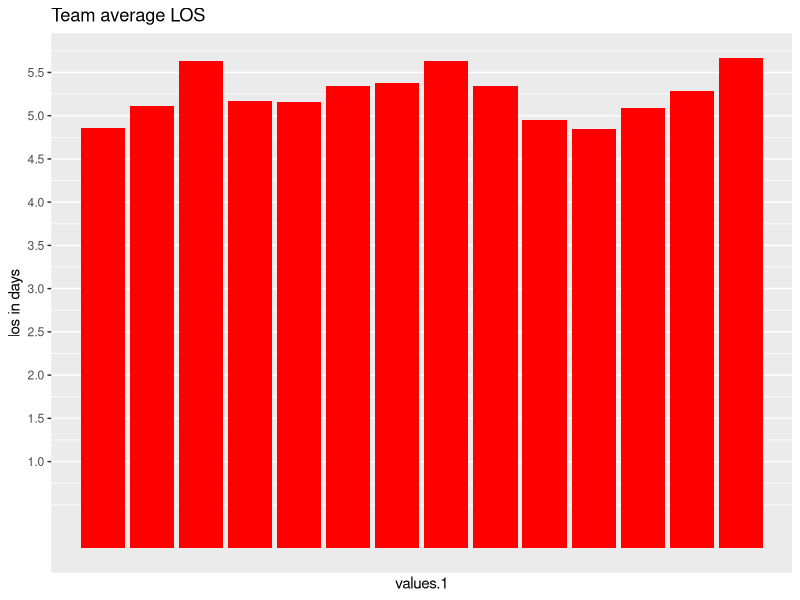
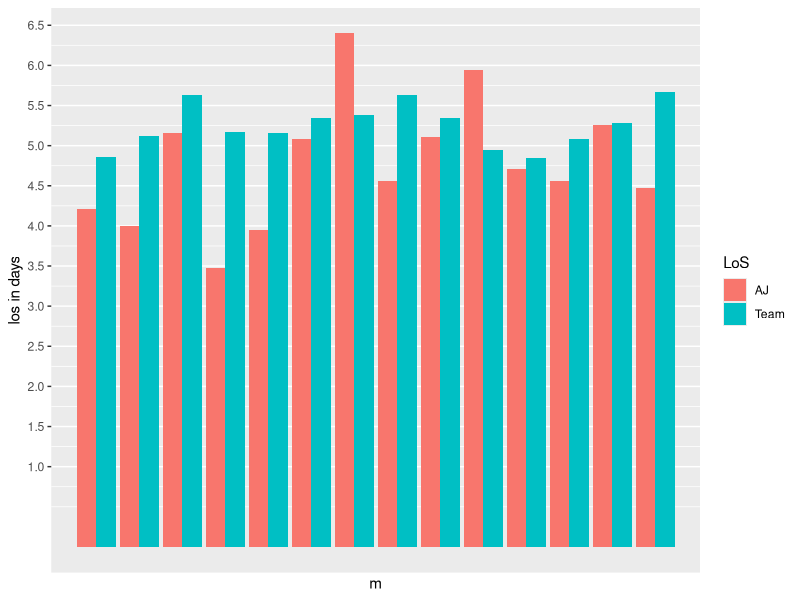
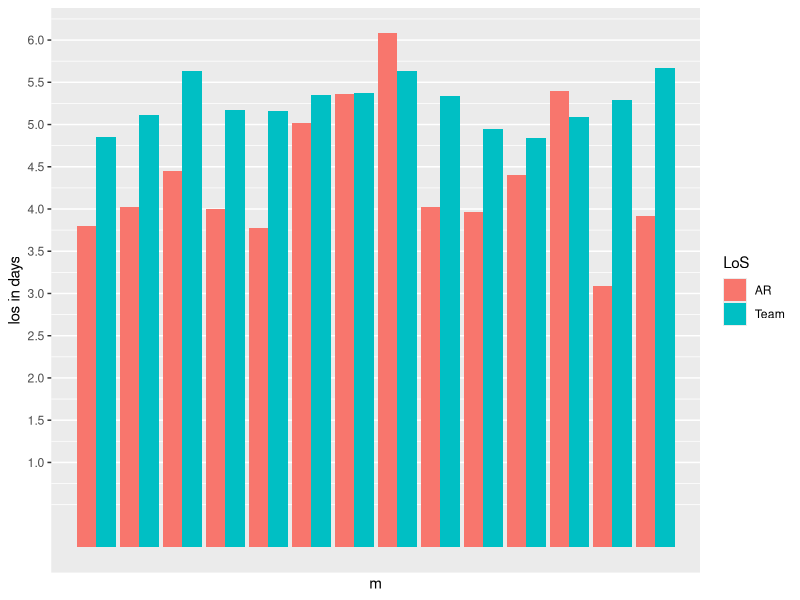
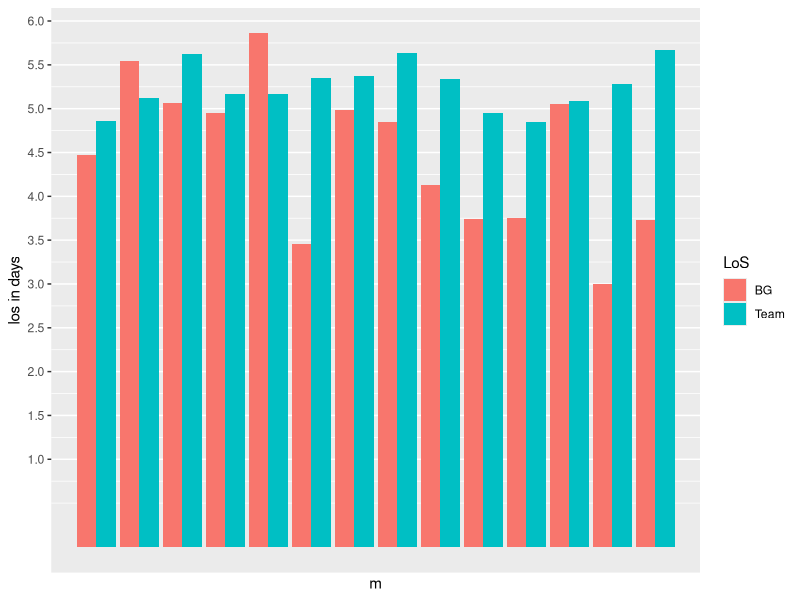
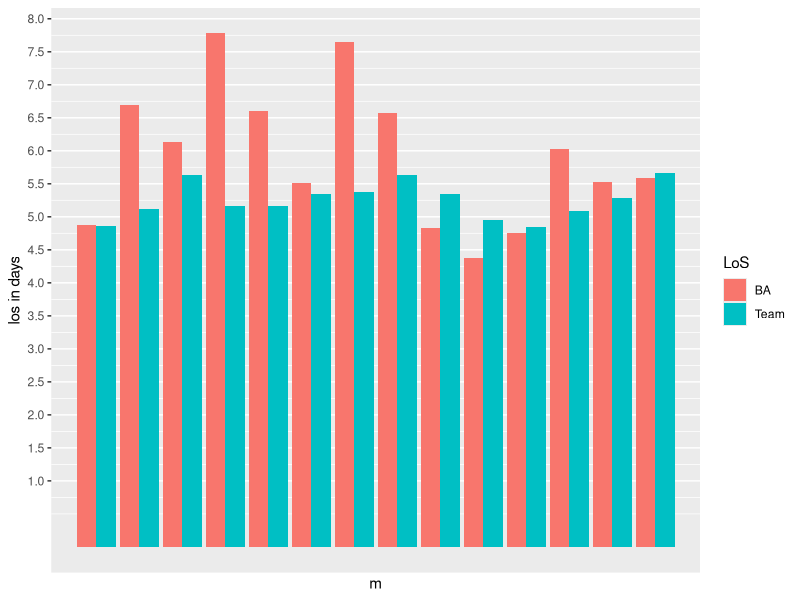
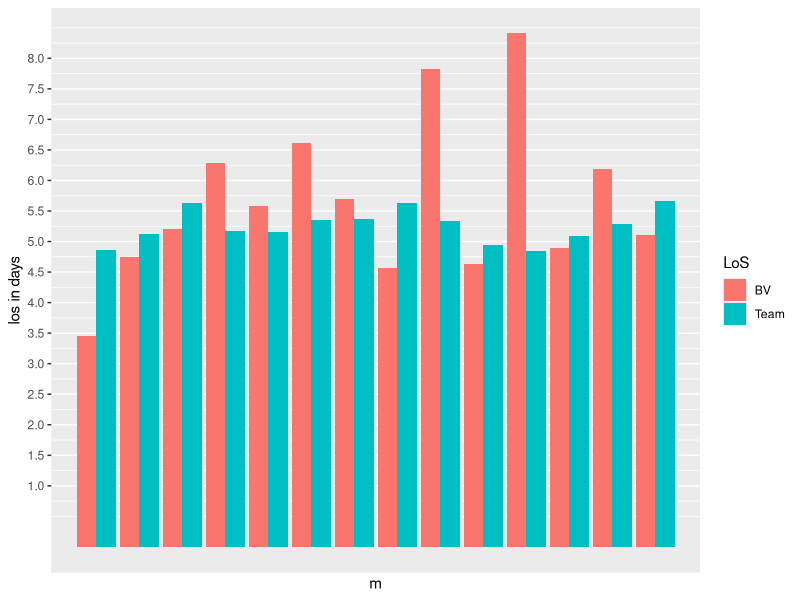
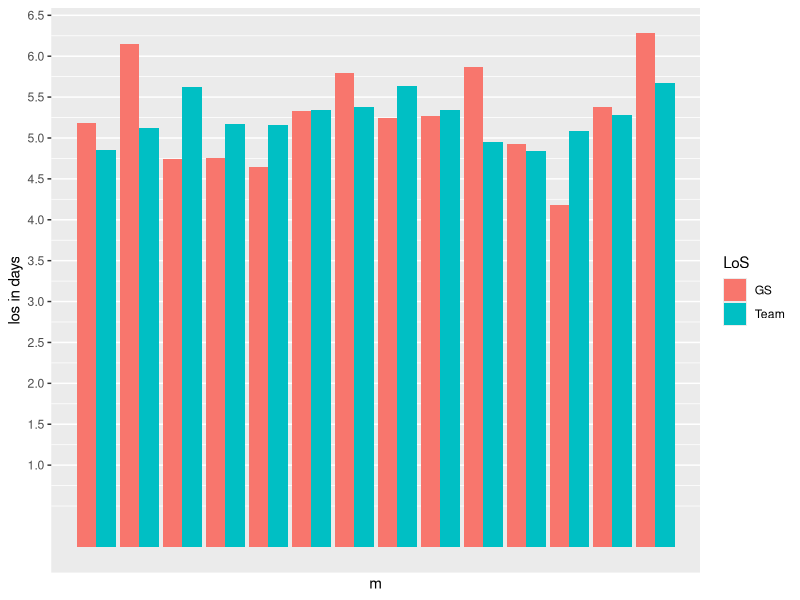
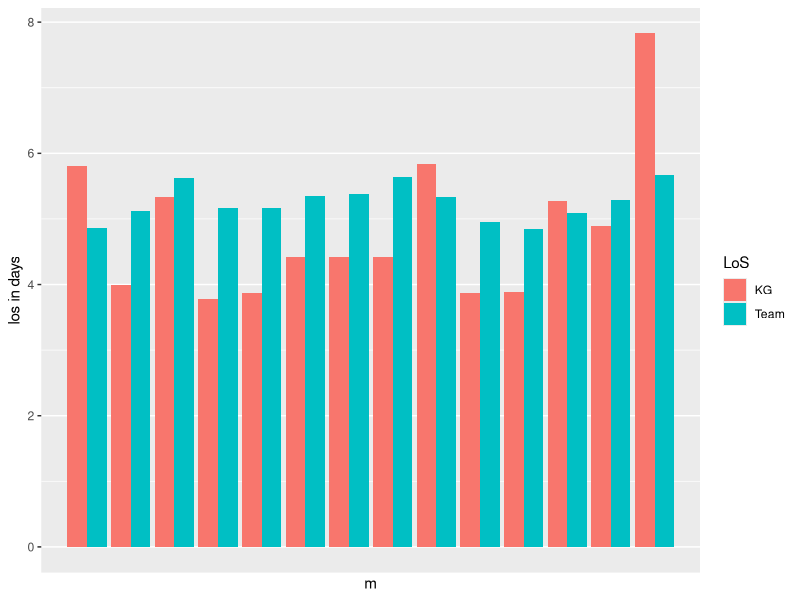

Recreate these plots in R, in order.
## ---- chunk 1
knitr::opts_chunk$set(echo = TRUE)
## ---- chunk 2
knitr::opts_chunk$set(fig.width=12, fig.height=8, fig.path='Figs/',
                      echo=FALSE, warning=FALSE, message=FALSE)
## ---- chunk 3
setwd("/Users/rab/Documents/LosFolderGit")
library(ggplot2)
los <- read.csv("data.csv")
los <- subset(los, select=-c(X,Unnamed..0,L))
los
los <- subset(los, select=-index)
## ---- chunk 4
a <-c(1,2,3,4,5,6,7,8,9,10,11,12,13,14)
bind_dates <- data.frame(a,a,a,a,a,a,a,a,a,a,a,a,a,a,a,a,a,a)
stacked_dates <- stack(bind_dates)
stacked.los <- stack(los)
all <- data.frame(stacked.los,stacked_dates)
all <- subset(all,select=-ind.1)
## ---- chunk 5
library(dplyr)

mean_data <- group_by(all,values.1)
mean_data.mean <- summarise(mean_data,
                            mean_per_month = mean(values,na.rm=TRUE),
                            median_per_month = median(values,na.rm=TRUE),
                            n=n())

mean_data.mean
ggplot(data=mean_data.mean,aes(values.1,mean_per_month)) + geom_bar(stat='identity',fill='red')+
  scale_x_discrete(labels=c('0','Jun15','Jul','Aug','Sep','Oct','Nov','Dec','Jan16','Feb','Mar','Apr','May','Jun','Jul')) + ylab('los in days') +
  scale_y_continuous(breaks=seq(1,8,0.5)) + ggtitle('Team average LOS')
  
## ---- chunk 6
AJ <- los$AJ
Team <- mean_data.mean$mean_per_month
bind.data <- data.frame(AJ,Team)
stacked_bind.data <-stack(bind.data)
month <- 1:14
stacked_bind.data$m <- month
df <- stacked_bind.data
LoS <- stacked_bind.data$ind
ggplot(data=df,aes(m,values,fill=LoS))+geom_bar(stat='identity',position='dodge')+
  scale_x_discrete(labels=c('0','Jun15','Jul','Aug','Sep','Oct','Nov','Dec','Jan16','Feb','Mar','Apr','May','Jun','Jul')) + ylab('los in days') +
  scale_y_continuous(breaks=seq(1,8,0.5))
## ---- chunk 7
AR <- los$AR
Team <- mean_data.mean$mean_per_month
bind.data <- data.frame(AR,Team)
stacked_bind.data <-stack(bind.data)
month <- 1:14
stacked_bind.data$m <- month
df <- stacked_bind.data
LoS <- stacked_bind.data$ind
ggplot(data=df,aes(m,values,fill=LoS))+geom_bar(stat='identity',position='dodge')+
  scale_x_discrete(labels=c('0','Jun15','Jul','Aug','Sep','Oct','Nov','Dec','Jan16','Feb','Mar','Apr','May','Jun','Jul')) + ylab('los in days')+
  scale_y_continuous(breaks=seq(1,8,0.5))

## ---- chunk 8
BG <- los$BG
Team <- mean_data.mean$mean_per_month
bind.data <- data.frame(BG,Team)
stacked_bind.data <-stack(bind.data)
month <- 1:14
stacked_bind.data$m <- month
df <- stacked_bind.data
LoS <- stacked_bind.data$ind
ggplot(data=df,aes(m,values,fill=LoS))+geom_bar(stat='identity',position='dodge')+
  scale_x_discrete(labels=c('0','Jun15','Jul','Aug','Sep','Oct','Nov','Dec','Jan16','Feb','Mar','Apr','May','Jun','Jul')) + ylab('los in days')+
  scale_y_continuous(breaks=seq(1,8,0.5))

## ---- chunk 9
BA <- los$BA
Team <- mean_data.mean$mean_per_month
bind.data <- data.frame(BA,Team)
stacked_bind.data <-stack(bind.data)
month <- 1:14
stacked_bind.data$m <- month
df <- stacked_bind.data
LoS <- stacked_bind.data$ind
ggplot(data=df,aes(m,values,fill=LoS))+geom_bar(stat='identity',position='dodge')+
  scale_x_discrete(labels=c('0','Jun15','Jul','Aug','Sep','Oct','Nov','Dec','Jan16','Feb','Mar','Apr','May','Jun','Jul')) +ylab('los in days')+
  scale_y_continuous(breaks=seq(1,8,0.5))

## ---- chunk 10
BV <- los$BV
Team <- mean_data.mean$mean_per_month
bind.data <- data.frame(BV,Team)
stacked_bind.data <-stack(bind.data)
month <- 1:14
stacked_bind.data$m <- month
df <- stacked_bind.data
LoS <- stacked_bind.data$ind
ggplot(data=df,aes(m,values,fill=LoS))+geom_bar(stat='identity',position='dodge')+
  scale_x_discrete(labels=c('0','Jun15','Jul','Aug','Sep','Oct','Nov','Dec','Jan16','Feb','Mar','Apr','May','Jun','Jul')) + ylab('los in days')+
  scale_y_continuous(breaks=seq(1,8,0.5))

## ---- chunk 11
GS <- los$GS
Team <- mean_data.mean$mean_per_month
bind.data <- data.frame(GS,Team)
stacked_bind.data <-stack(bind.data)
month <- 1:14
stacked_bind.data$m <- month
df <- stacked_bind.data
LoS <- stacked_bind.data$ind
ggplot(data=df,aes(m,values,fill=LoS))+geom_bar(stat='identity',position='dodge')+
  scale_x_discrete(labels=c('0','Jun15','Jul','Aug','Sep','Oct','Nov','Dec','Jan16','Feb','Mar','Apr','May','Jun','Jul')) + ylab('los in days')+
  scale_y_continuous(breaks=seq(1,8,0.5))

## ---- chunk 12
KG <- los$KG
Team <- mean_data.mean$mean_per_month
bind.data <- data.frame(KG,Team)
stacked_bind.data <-stack(bind.data)
month <- 1:14
stacked_bind.data$m <- month
df <- stacked_bind.data
LoS <- stacked_bind.data$ind
ggplot(data=df,aes(m,values,fill=LoS))+geom_bar(stat='identity',position='dodge')+
  scale_x_discrete(labels=c('0','Jun15','Jul','Aug','Sep','Oct','Nov','Dec','Jan16','Feb','Mar','Apr','May','Jun','Jul')) + ylab('los in days')
  scale_y_continuous(breaks=seq(1,8,0.5))

## ---- chunk 13
MO <- los$MO
Team <- mean_data.mean$mean_per_month
bind.data <- data.frame(MO,Team)
stacked_bind.data <-stack(bind.data)
month <- 1:14
stacked_bind.data$m <- month
df <- stacked_bind.data
LoS <- stacked_bind.data$ind
ggplot(data=df,aes(m,values,fill=LoS))+geom_bar(stat='identity',position='dodge')+
  scale_x_discrete(labels=c('0','Jun15','Jul','Aug','Sep','Oct','Nov','Dec','Jan16','Feb','Mar','Apr','May','Jun','Jul')) + ylab('los in days')+
  scale_y_continuous(breaks=seq(1,8,0.5))
## ---- chunk 14
MH <- los$MH
Team <- mean_data.mean$mean_per_month
bind.data <- data.frame(MH,Team)
stacked_bind.data <-stack(bind.data)
month <- 1:14
stacked_bind.data$m <- month
df <- stacked_bind.data
LoS <- stacked_bind.data$ind
ggplot(data=df,aes(m,values,fill=LoS))+geom_bar(stat='identity',position='dodge')+
  scale_x_discrete(labels=c('0','Jun15','Jul','Aug','Sep','Oct','Nov','Dec','Jan16','Feb','Mar','Apr','May','Jun','Jul')) + ylab('los in days') +
  scale_y_continuous(breaks=seq(1,8,0.5))
## ---- chunk 15
NS <- los$NS
Team <- mean_data.mean$mean_per_month
bind.data <- data.frame(NS,Team)
stacked_bind.data <-stack(bind.data)
month <- 1:14
stacked_bind.data$m <- month
df <- stacked_bind.data
LoS <- stacked_bind.data$ind
ggplot(data=df,aes(m,values,fill=LoS))+geom_bar(stat='identity',position='dodge')+
  scale_x_discrete(labels=c('0','Jun15','Jul','Aug','Sep','Oct','Nov','Dec','Jan16','Feb','Mar','Apr','May','Jun','Jul')) + ylab('los in days')+
  scale_y_continuous(breaks=seq(1,8,0.5))
## ---- chunk 16
OE <- los$OE
Team <- mean_data.mean$mean_per_month
bind.data <- data.frame(OE,Team)
stacked_bind.data <-stack(bind.data)
month <- 1:14
stacked_bind.data$m <- month
df <- stacked_bind.data
LoS <- stacked_bind.data$ind
ggplot(data=df,aes(m,values,fill=LoS))+geom_bar(stat='identity',position='dodge')+
  scale_x_discrete(labels=c('0','Jun15','Jul','Aug','Sep','Oct','Nov','Dec','Jan16','Feb','Mar','Apr','May','Jun','Jul')) + ylab('los in days')+
  scale_y_continuous(breaks=seq(1,8,0.5))
## ---- chunk 17
OC <- los$OC
Team <- mean_data.mean$mean_per_month
bind.data <- data.frame(OC,Team)
stacked_bind.data <-stack(bind.data)
month <- 1:14
stacked_bind.data$m <- month
df <- stacked_bind.data
LoS <- stacked_bind.data$ind
ggplot(data=df,aes(m,values,fill=LoS))+geom_bar(stat='identity',position='dodge')+
  scale_x_discrete(labels=c('0','Jun15','Jul','Aug','Sep','Oct','Nov','Dec','Jan16','Feb','Mar','Apr','May','Jun','Jul')) + ylab('los in days') +
  scale_y_continuous(breaks=seq(1,8,0.5))
## ---- chunk 18
PM <- los$PM
Team <- mean_data.mean$mean_per_month
bind.data <- data.frame(PM,Team)
stacked_bind.data <-stack(bind.data)
month <- 1:14
stacked_bind.data$m <- month
df <- stacked_bind.data
LoS <- stacked_bind.data$ind
ggplot(data=df,aes(m,values,fill=LoS))+geom_bar(stat='identity',position='dodge')+
  scale_x_discrete(labels=c('0','Jun15','Jul','Aug','Sep','Oct','Nov','Dec','Jan16','Feb','Mar','Apr','May','Jun','Jul')) + ylab('los in days')+
  scale_y_continuous(breaks=seq(1,8,0.5))
## ---- chunk 19
PS <- los$PS
Team <- mean_data.mean$mean_per_month
bind.data <- data.frame(PS,Team)
stacked_bind.data <-stack(bind.data)
month <- 1:14
stacked_bind.data$m <- month
df <- stacked_bind.data
LoS <- stacked_bind.data$ind
ggplot(data=df,aes(m,values,fill=LoS))+geom_bar(stat='identity',position='dodge')+
  scale_x_discrete(labels=c('0','Jun15','Jul','Aug','Sep','Oct','Nov','Dec','Jan16','Feb','Mar','Apr','May','Jun','Jul')) + ylab('los in days') +
  scale_y_continuous(breaks=seq(1,8,0.5))
## ---- chunk 20
RR <- los$RR
Team <- mean_data.mean$mean_per_month
bind.data <- data.frame(RR,Team)
stacked_bind.data <-stack(bind.data)
month <- 1:14
stacked_bind.data$m <- month
df <- stacked_bind.data
LoS <- stacked_bind.data$ind
ggplot(data=df,aes(m,values,fill=LoS))+geom_bar(stat='identity',position='dodge')+
  scale_x_discrete(labels=c('0','Jun15','Jul','Aug','Sep','Oct','Nov','Dec','Jan16','Feb','Mar','Apr','May','Jun','Jul')) + ylab('los in days') +
  scale_y_continuous(breaks=seq(1,8,0.5))
## ---- chunk 21
SR <- los$SR
Team <- mean_data.mean$mean_per_month
bind.data <- data.frame(SR,Team)
stacked_bind.data <-stack(bind.data)
month <- 1:14
stacked_bind.data$m <- month
df <- stacked_bind.data
LoS <- stacked_bind.data$ind
ggplot(data=df,aes(m,values,fill=LoS))+geom_bar(stat='identity',position='dodge')+
  scale_x_discrete(labels=c('0','Jun15','Jul','Aug','Sep','Oct','Nov','Dec','Jan16','Feb','Mar','Apr','May','Jun','Jul')) + ylab('los in days')+
  scale_y_continuous(breaks=seq(1,8,0.5))
## ---- chunk 22
TS <- los$TS
Team <- mean_data.mean$mean_per_month
bind.data <- data.frame(TS,Team)
stacked_bind.data <-stack(bind.data)
month <- 1:14
stacked_bind.data$m <- month
df <- stacked_bind.data
LoS <- stacked_bind.data$ind
ggplot(data=df,aes(m,values,fill=LoS))+geom_bar(stat='identity',position='dodge')+
  scale_x_discrete(labels=c('0','Jun15','Jul','Aug','Sep','Oct','Nov','Dec','Jan16','Feb','Mar','Apr','May','Jun','Jul')) + ylab('los in days')+
  scale_y_continuous(breaks=seq(1,8,0.5))

## ---- chunk 23
ZM <- los$ZM
Team <- mean_data.mean$mean_per_month
bind.data <- data.frame(ZM,Team)
stacked_bind.data <-stack(bind.data)
month <- 1:14
stacked_bind.data$m <- month
df <- stacked_bind.data
LoS <- stacked_bind.data$ind
ggplot(data=df,aes(m,values,fill=LoS))+geom_bar(stat='identity',position='dodge')+
  scale_x_discrete(labels=c('0','Jun15','Jul','Aug','Sep','Oct','Nov','Dec','Jan16','Feb','Mar','Apr','May','Jun','Jul')) + ylab('los in days')+
  scale_y_continuous(breaks=seq(1,8,0.5))
## ---- chunk 24
anova_stacked <-stack(los)
anova_results <- aov(values~ind, data=anova_stacked)
summary(anova_results)
## ---- chunk 25
top10.los <- data.frame(AJ, AR, BG, KG, MO, NS, OE, PM, RR, SR)
top10.stacked <- stack(top10.los)
anova_results <- aov(values~ind, data=top10.stacked) #model.tables(anova_results,"means")
summary(anova_results)
